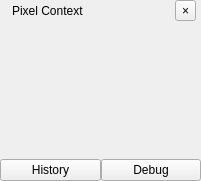
  <widget class="QWidget" name="pixelContextLayout" native="true">
   <property name="geometry">
    <rect>
     <x>40</x>
     <y>240</y>
     <width>201</width>
     <height>181</height>
    </rect>
   </property>
   <layout class="QVBoxLayout" name="verticalLayout_2">
    <property name="spacing">
     <number>0</number>
    </property>
    <property name="leftMargin">
     <number>0</number>
    </property>
    <property name="topMargin">
     <number>0</number>
    </property>
    <property name="rightMargin">
     <number>0</number>
    </property>
    <property name="bottomMargin">
     <number>0</number>
    </property>
    <item>
     <widget class="QFrame" name="pixelContextHeader">
      <property name="frameShape">
       <enum>QFrame::NoFrame</enum>
      </property>
      <property name="frameShadow">
       <enum>QFrame::Plain</enum>
      </property>
      <layout class="QHBoxLayout" name="pixelContextHeaderLayout">
       <property name="spacing">
        <number>4</number>
       </property>
       <property name="leftMargin">
        <number>12</number>
       </property>
       <property name="topMargin">
        <number>0</number>
       </property>
       <property name="rightMargin">
        <number>5</number>
       </property>
       <property name="bottomMargin">
        <number>0</number>
       </property>
       <item>
        <widget class="QLabel" name="pixelContextTitle">
         <property name="text">
          <string>Pixel Context</string>
         </property>
        </widget>
       </item>
       <item>
        <widget class="QToolButton" name="pixelContextClose">
         <property name="text">
          <string>×</string>
         </property>
         <property name="toolTip">
          <string>Hide Pixel Context</string>
         </property>
        </widget>
       </item>
      </layout>
     </widget>
    </item>
    <item>
     <layout class="QGridLayout" name="pixelcontextgrid">
      <item row="0" column="0" colspan="2">
       <widget class="CustomPaintWidget" name="pixelContext" native="true">
        <property name="sizePolicy">
         <sizepolicy hsizetype="Preferred" vsizetype="MinimumExpanding">
          <horstretch>0</horstretch>
          <verstretch>0</verstretch>
         </sizepolicy>
        </property>
       </widget>
      </item>
      <item row="1" column="0">
       <widget class="QPushButton" name="pixelHistory">
        <property name="text">
         <string>History</string>
        </property>
        <property name="icon">
         <iconset resource="../Resources/resources.qrc">
          <normaloff>:/pixel_history.png</normaloff>:/pixel_history.png</iconset>
        </property>
       </widget>
      </item>
      <item row="1" column="1">
       <widget class="QPushButton" name="debugPixelContext">
        <property name="text">
         <string>Debug</string>
        </property>
        <property name="icon">
         <iconset resource="../Resources/resources.qrc">
          <normaloff>:/wrench.png</normaloff>:/wrench.png</iconset>
        </property>
       </widget>
      </item>
     </layout>
    </item>
   </layout>
  </widget>
